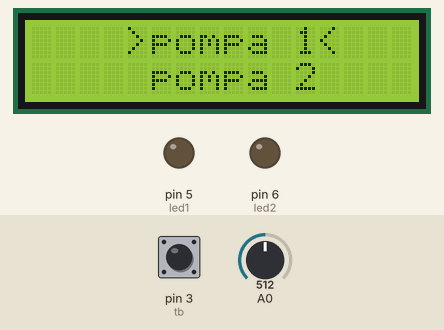
This sketch was run on a simulated Arduino Uno, built with avr-gcc and run on an emulated ATmega328P. On the bench: 16×2 character LCD, output pins drawn as LEDs (lit = HIGH). The test bench sets the inputs (shaded band); at power-on: A0 = 512, pin 3 (tb) HIGH.

Above: at 1.2 s.
1.3 s: A0 set to 666
2.8 s: A0 set to 699
At 4.1 s:
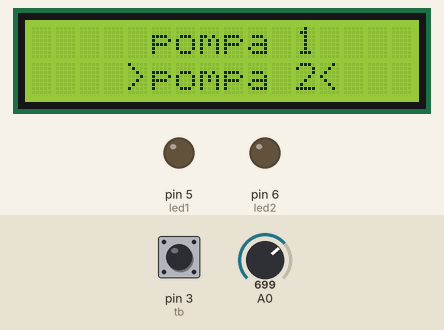
4.4 s: A0 set to 306
At 5.7 s:
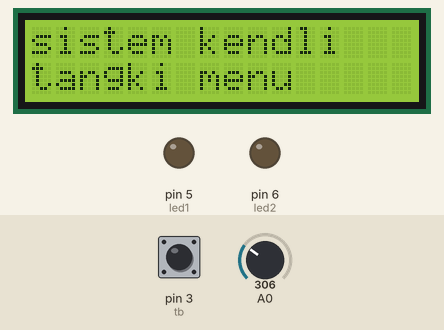
6.0 s: pin 3 (tb) pulled LOW for 0.25 s
At 7.2 s:
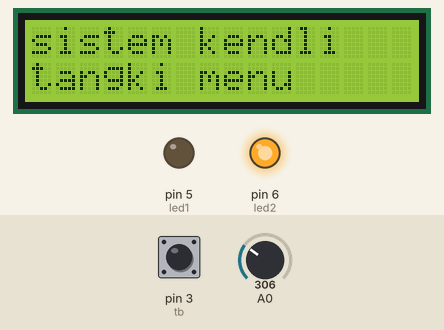
7.7 s: A0 set to 69
9.2 s: A0 set to 57
At 10.6 s:
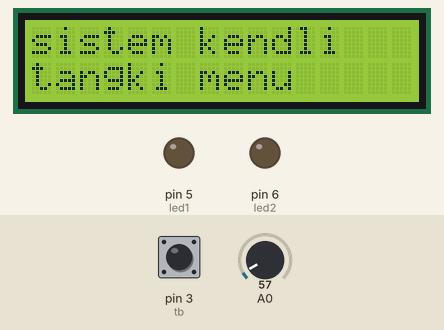
Timing chart, 0 to 11.8 s (numbered marks = the images above; inputs shaded):
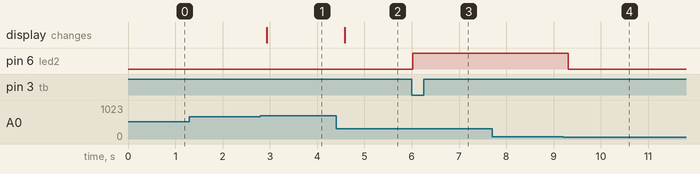

Measured:
- the behaviour switches between 681 and 682 on A0 (found by bisection; images 0 and 1)
- the behaviour switches between 65 and 64 on A0 (found by bisection; images 3 and 4)
- after the input at 1.3 s, every drawn part: stays the same
- after the input at 2.8 s, the display: changes after 0.14 s (image 1)
- after the input at 4.4 s, the display: changes after 0.18 s (image 2)
- after the input at 6.0 s, pin 6 (led2): LOW → HIGH at once
- after the input at 7.7 s, every drawn part: stays the same
- after the input at 9.2 s, pin 6 (led2): HIGH → LOW after 0.11 s

The sketch:

tangki_pompa_sep25a.ino
```cpp
#include <LiquidCrystal.h>
LiquidCrystal lcd(13, 12, 11, 10, 9, 8);

int x;
int y;
int z;

int tb=3;
int potensi=A5;
int led1=5;
int led2=6;
int btbt;

void setup() {
  // put your setup code here, to run once:
lcd.begin(16,2);
Serial.begin(9600);

pinMode(led1,OUTPUT);
pinMode(led2,OUTPUT);

pinMode(tb,INPUT_PULLUP);

}

void loop() {
  // put your main code here, to run repeatedly:

x = analogRead(A0);
btbt= digitalRead(tb);

y = map(x, 0, 1023, 0, 255);
if (y >= 170) {
  z = 2;
}
else if (y >= 85) {
  z = 1;
}
else {
  z = 0;
}


if(y<=15){
  digitalWrite(led1,0);
  digitalWrite(led2,0);
}

if (z==0){
  lcd.clear();
  lcd.setCursor(0,0);
  lcd.print("sistem kendli");
  lcd.setCursor(0,1);
  lcd.print("tangki menu");
}

if(z==1){
  lcd.clear();
  lcd.setCursor(4,0);
  lcd.print(">pompa 1<");
  lcd.setCursor(4,1);
  lcd.print(" pompa 2 ");
}
if (z==2){
  lcd.clear();
  lcd.setCursor(4,0);
  lcd.print(" pompa 1 ");
  lcd.setCursor(4,1);
  lcd.print(">pompa 2<");
}
if (btbt==0){
  z=5;
}
if(z==4){
  digitalWrite(led1,1);
  digitalWrite(led2,0);
}
if(z==5){
  digitalWrite(led1,0);
  digitalWrite(led2,1);
}
delay(200);
}
```
